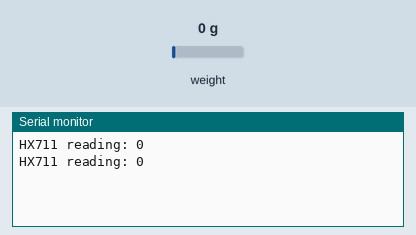
This sketch was run on a simulated Arduino Mega 2560, built with avr-gcc and run on an emulated ATmega2560. Shown: the last lines printed to the serial monitor. Inputs (shaded band) come from the test bench; at power-on: weight on the scale 0 g.

Above: at 2.0 s.
2.1 s: weight on the scale set to 100 g
At 2.8 s:
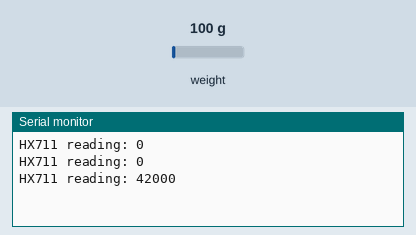
3.6 s: weight on the scale set to 1250 g
At 5.4 s:
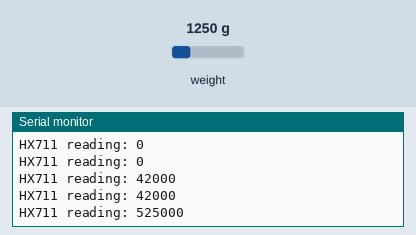
Timing chart, 0 to 6.9 s (numbered marks = the images above; inputs shaded):
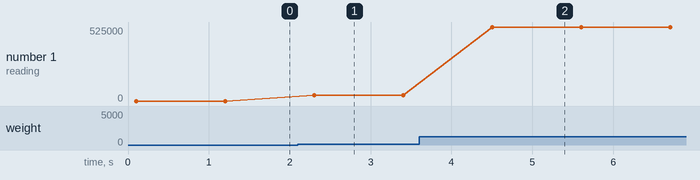

The sketch:

Load_cell_Transmission.ino.ino
```cpp
#include "HX711.h"
#include "string.h"
#include "stdlib.h"
#include "stdio.h"

// HX711 circuit wiring
const int LOADCELL_DOUT_PIN = A14;
const int LOADCELL_SCK_PIN = A15;

HX711 scale;

void setup() {
  Serial.begin(9600); //baud rate needs to match Xbee, 9600
  scale.begin(LOADCELL_DOUT_PIN, LOADCELL_SCK_PIN);
}

void loop() {
long reading = 0;
char str[40];

  if (scale.is_ready()) {
     reading = scale.read();
    Serial.print("HX711 reading: ");
    //Serial.println(reading);
  } else {
    Serial.println("HX711 not found.");
  }

  ultoa (reading,str,10);;

  Serial.println(reading);

  delay(1000);

}
```

Measured:
- after the input at 2.1 s, the serial monitor: prints a new line after 0.20 s (image 1)
- after the input at 3.6 s, the serial monitor: prints a new line after 0.90 s (image 2)
- plotted number 1: 0 → 42000 after the input at 2.1 s, 42000 → 525000 after the input at 3.6 s
